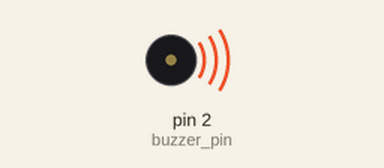
A sketch run on a simulated Arduino Uno, built with avr-gcc and run on an emulated ATmega328P. On the bench: buzzer (waves = sounding, pin HIGH).

Above: at 0.5 s.
At 5.0 s:
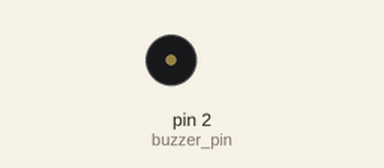
Timing chart, 0 to 6.9 s (numbered marks = the images above):
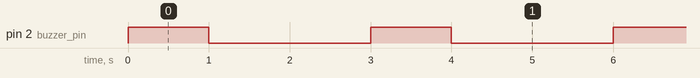

The sketch:

Buzzer_Program.ino
```cpp
const int buzzer_pin = 2;
void setup() {
  pinMode(buzzer_pin, OUTPUT);
}
void loop() {
  digitalWrite(buzzer_pin, 1);
  delay(1000);
  digitalWrite(buzzer_pin, 0);
  delay(2000);
}
```

Measured:
- by itself, pin 2 (buzzer_pin): alternates HIGH for 1.0 s and LOW for 2.0 s
